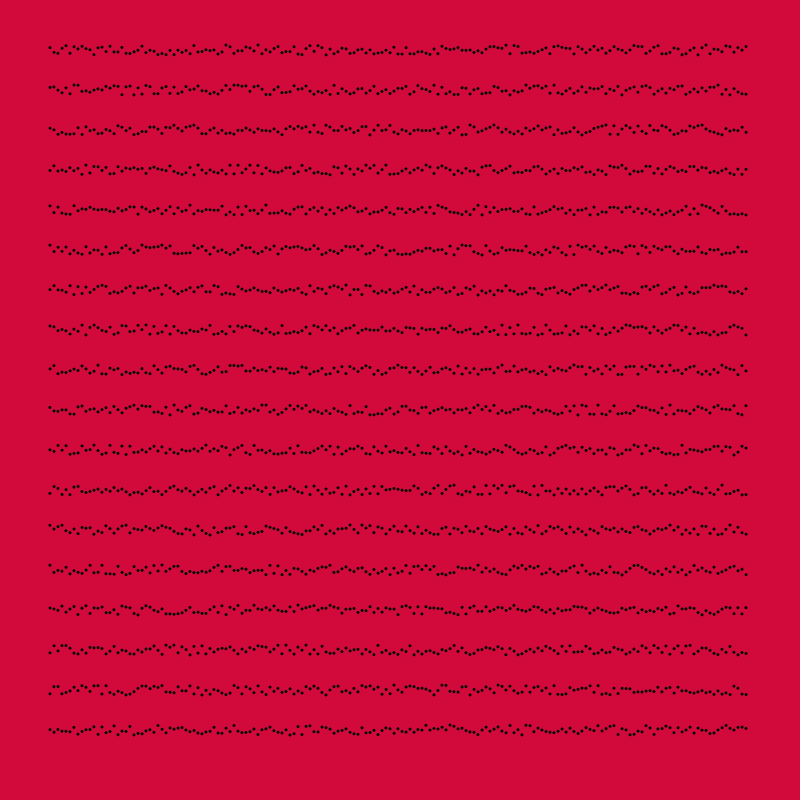
Frame 1 (no input)
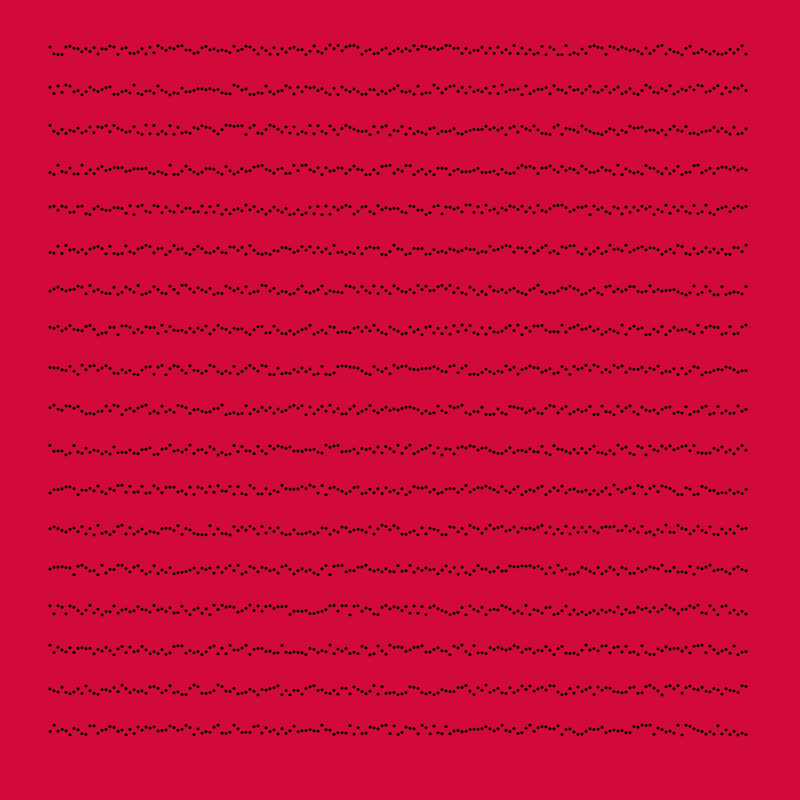
Frame 60 (the mouse pressed at the canvas centre just before this capture)
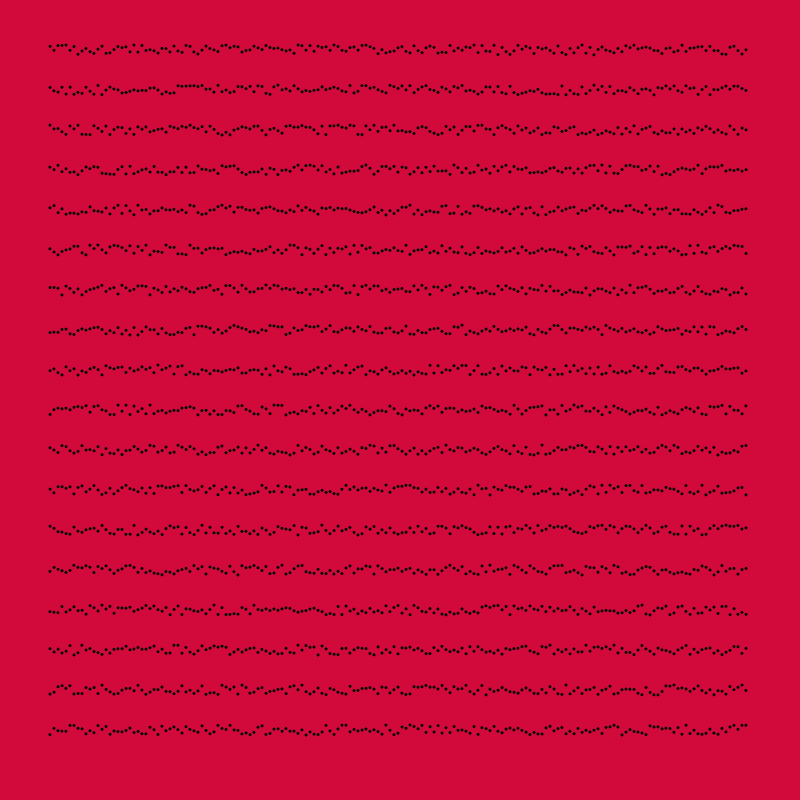
Frame 120 (the mouse held since frame 60 and released just before this capture)

The Processing sketch that drew these frames (run headless with seeded random() and noise(); from frame 60 on, the mouse is pressed at the canvas centre):

// Processing sketch: code_06_10
// ── code_06_10.pde

int offset = 50;

void setup() {
  size(800, 800);
  noStroke();
  frameRate(24);
}

void draw() {
  background(210, 10, 60);
  fill(0);
  for (int x = offset; x < width-offset; x+= 4) {
    for (int y = offset; y < height-offset; y+= 40) {
      ellipse(x + random(-0.1, 0.1), y + random(-5, 5), 3, 3);
    }
    if ((frameCount > 300) && (frameCount < 311)) {
    }
    println(frameRate);
  }
}
